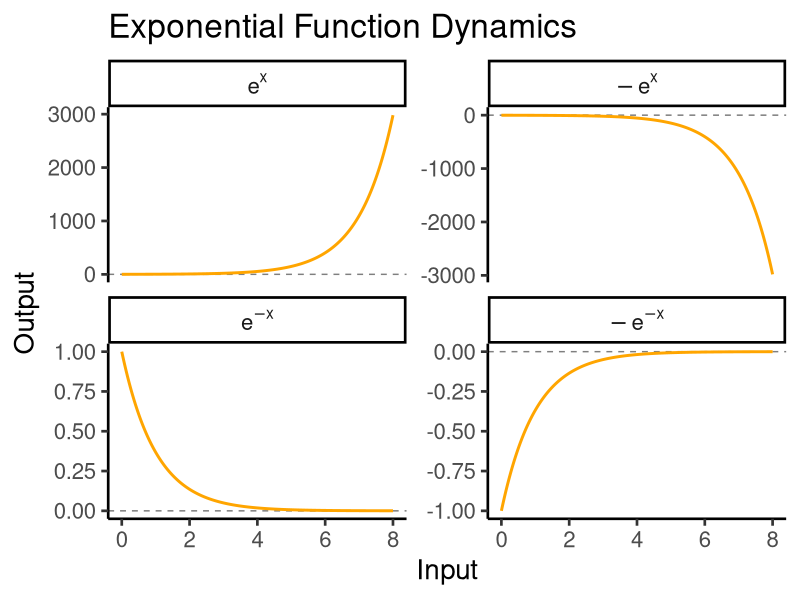
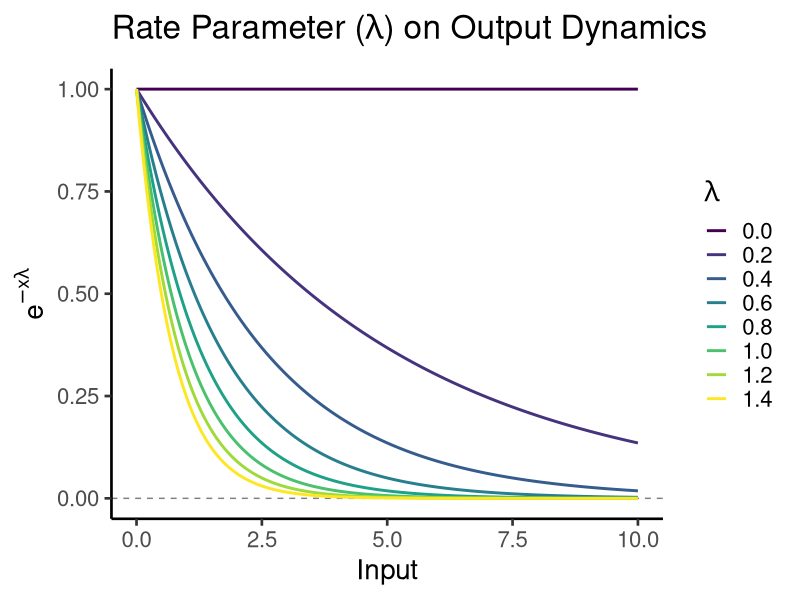
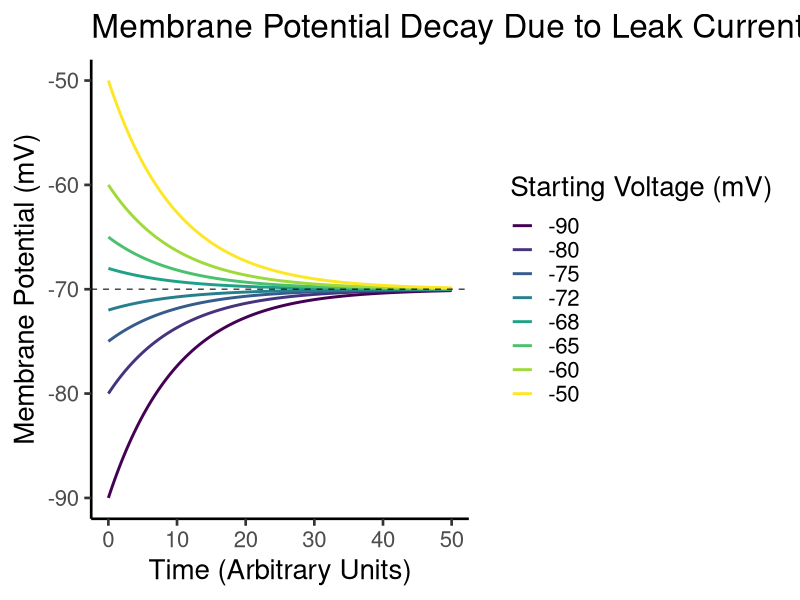
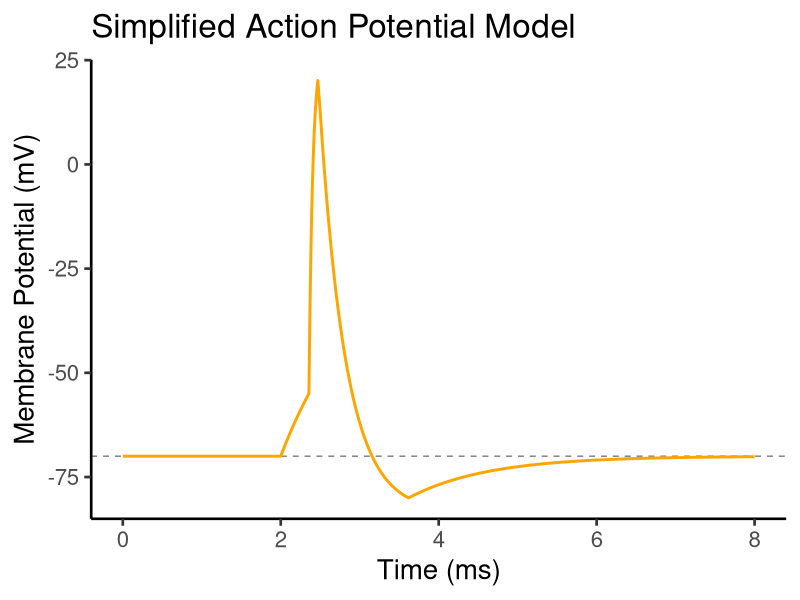
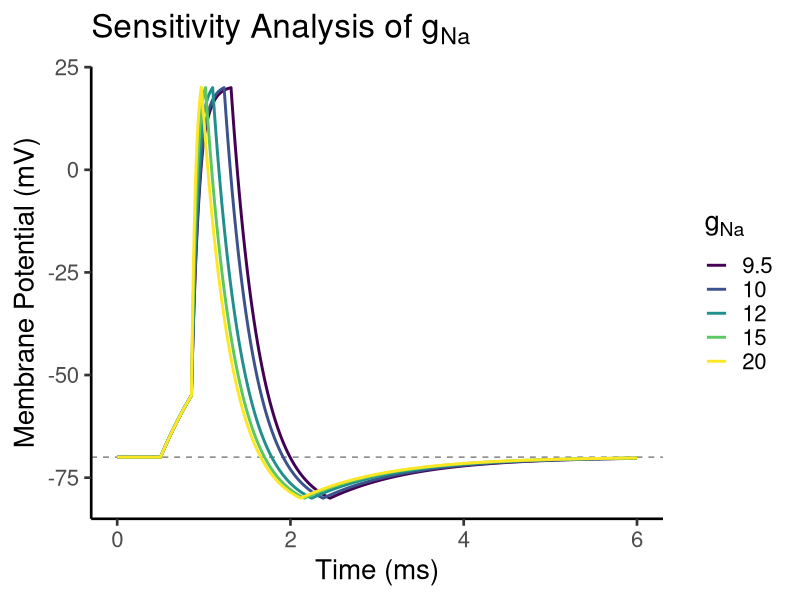
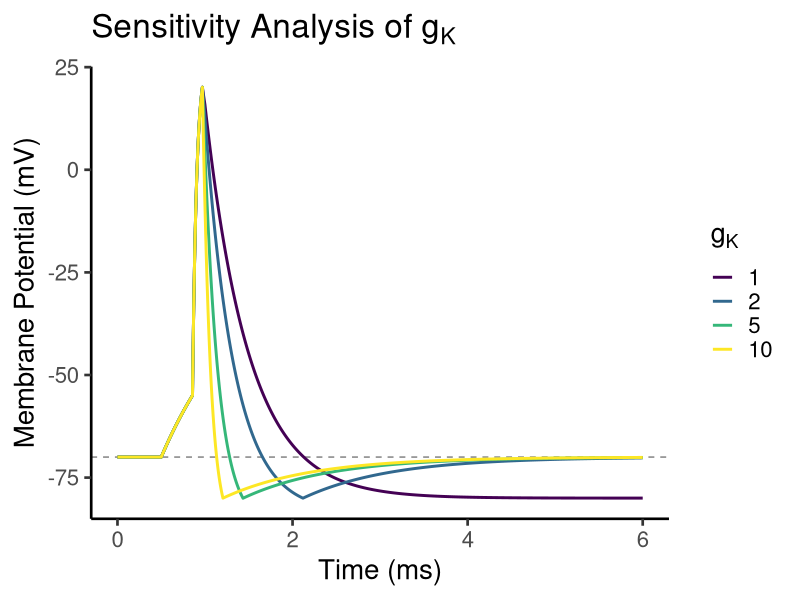

Here is the R script that generated these plots, in order:
## ---- chunk 1
#| include: false
library(ggplot2)
library(data.table)

theme_set(new = theme_classic(base_size = 20))
## ---- chunk 2
#| code-fold: true
#| fig-cap: "**Exponential Function and Common Variations**. Here we see how changing a small detail in the original function (in this case a negative sign) can yield dramatically different behavior."

input <- seq(0, 8, by = 0.01)

df <- data.table(input = input,
           `e^x` = exp(input),
           `-e^x` = -exp(input),
           `e^{-x}` = exp(-input),
           `-e^{-x}` = -exp(-input))

df <- melt(df, id.vars = "input")

ggplot(df, aes(input, value)) +
  facet_wrap(~ variable, labeller = "label_parsed", scales = "free_y") +
  geom_hline(yintercept = 0, linewidth = 1/2, 
             linetype = 2, col = "gray50") +
  geom_line(linewidth = 1, 
                col = "orange") +
  labs(x = "Input", y = "Output",
       title = "Exponential Function Dynamics")
## ---- chunk 3
#| code-fold: true
#| fig-cap: "**Effect of Rate Parameter on Function Dynamics**. Here we see that by altering the rate parameter $\\lambda$ we can toy around with \"how fast\" our exponential function is returning to baseline."

input <- seq(0, 10, by = 0.01)

df <- lapply(X = seq(0, 1.4, by = 0.2), function(x) {
  data.table(Input = input, 
             lambda = format(x, digits = 1, nsmall = 1),
             Output = exp(-input * x))
}) |> rbindlist()

ggplot(df, aes(Input, Output, color = ordered(lambda))) +
  geom_hline(yintercept = 0, linewidth = 1/2, 
             linetype = 2, col = "gray50") +
  geom_line(linewidth = 1) +
  labs(color = expression(lambda),
       y = expression(e^{-x*lambda}),
       title = expression("Rate Parameter ("*lambda*") on Output Dynamics"))
## ---- chunk 4
#| code-fold: true
#| fig-cap: "**Membrane Potential and Leak Current**. Here we can see that the membrane tends to return to its resting potential. This behavior is accomplished by the tweaks we made earlier to our exponential function."

# Parameters
time <- seq(0, 50, 0.1) # Time vector

# Function to calculate membrane potential over time
membrane_potential <- function(time, V0, g_L, E_L) {
  V <- (V0 - E_L) * exp(-g_L * time) + E_L
  return(V)
}

# Starting membrane potentials
df <- lapply(c(-50,-60,-65,-68,-72,-75,-80,-90), function(x) {
           data.table(v = membrane_potential(time, V0 = x, g_L = 0.1, E_L = -70),
                      start_v = x,
                      time = time)
         }) |> 
  rbindlist()

# Create the plot using ggplot2
ggplot(df, aes(x = time, y = v, color = ordered(start_v))) +
  geom_line(linewidth = 1) +
  geom_hline(yintercept = -70, linetype = "dashed", color = "black", alpha = 0.7) + # Add E_L line
  labs(
    x = "Time (Arbitrary Units)",
    y = "Membrane Potential (mV)",
    title = "Membrane Potential Decay Due to Leak Current",
    color = "Starting Voltage (mV)"
  )
## ---- chunk 5
# Parameters
params <- list(
  g_L = 1, E_L = -70,   ## Leak Channels
  g_Na = 20, E_Na = 30, ## Sodium Channels
  g_K = 2, E_K = -90,   ## Potassium Channels
  dt = 0.001
)
## ---- chunk 6
update_m <- function(V_prev) {
  ifelse(V_prev > -55, 1, 0)
}
## ---- chunk 7
update_h <- function(m_current, V_prev, h_prev) {
  ifelse(
    test = m_current == 1 & V_prev >= 20, 
    yes = 0, 
    no = ifelse(
      test = m_current == 0 & V_prev <= -70, 
      yes = 1, 
      no = h_prev
    )
  )
}
## ---- chunk 8
update_n <- function(V_prev, n_prev) {
  ifelse(
    test = V_prev >= 20, 
    yes = 1, 
    no = ifelse(
      test = V_prev <= -80 & n_prev == 1, 
      yes = 0, 
      no = n_prev
    )
  )
}
## ---- chunk 9
calculate_currents <- 
  function(V_prev, m, h, n, params) {
    
  l_current <- -params$g_L * (V_prev - params$E_L)
  na_current <- -params$g_Na * m * h * (V_prev - params$E_Na)
  k_current <- -params$g_K * n * (V_prev - params$E_K)
  
  output <- list(l_current = l_current, 
                 na_current = na_current, 
                 k_current = k_current)
  
  return(output)
}
## ---- chunk 10
simulate_ap <- function(params, time, stimulus_current) {
  n <- length(time)
  V <- rep(params$E_L, n) # Initialize Membrane potential
  m <- numeric(n) # Initialize Sodium Activation
  h <- rep(1, n) # Initialize Sodium Inactivation
  n_inf <- numeric(n) # Initialize Potassium Activation
  l_current <- numeric(n) # Initialize Leak Current
  na_current <- numeric(n) # Initialize Sodium Current
  k_current <- numeric(n) # Initialize Potassium Current
  
  for (i in 2:n) {
    ## Updates the state of each channel's gates
    m[i] <- update_m(V[i - 1])
    h[i] <- update_h(m[i], V[i - 1], h[i - 1])
    n_inf[i] <- update_n(V[i - 1], n_inf[i - 1])
    
    ## Compute the current 
    currents <- calculate_currents(
      V_prev = V[i - 1], 
      m = m[i], 
      h = h[i], 
      n = n_inf[i], 
      params = params
    )
    
    l_current[i] <- currents$l_current
    na_current[i] <- currents$na_current
    k_current[i] <- currents$k_current
    
    ## Sum each current contribution to the overall voltage change
    dVdt <- 
      l_current[i] + 
      na_current[i] + 
      k_current[i] + 
      stimulus_current[i]
    
    ## Update the Voltage based on current net flow
    V[i] <- 
      V[i - 1] + dVdt * params$dt
  }
  
  output <- data.table(Time = time, Voltage = V)
  return(output)
}
## ---- chunk 11
#| code-fold: true
#| fig-cap: "**Simplified Action Potential Model**. Here we can see that after taking into account each contribution to the overall voltage dynamics over time (based on net current flow), we can see something more alike to a real action potential curve."

# Simulation time
time <- seq(0, 8, by = params$dt)

# Stimulus
stimulus_current <- numeric(length(time))
stimulus_current[time > 2 & time < 2.5] <- 50

# Run the simulation
df <- simulate_ap(params, time, stimulus_current)

# Plotting
ggplot(df, aes(Time, Voltage)) +
  geom_hline(yintercept = -70, linewidth = 1/2, linetype = 2, col = "gray50") +
  geom_line(linewidth = 1, color = "orange") +
  labs(x = "Time (ms)", y = "Membrane Potential (mV)", title = "Simplified Action Potential Model")
## ---- chunk 12
sensitivity_analysis <- 
  function(params, time, stimulus_current, param_name, values) {
  
    results <- vector(mode = "list")
    
    for (value in values) {
      # Modify the parameter value
      modified_params <- params
      modified_params[[param_name]] <- value 
      
      # Run the simulation
      df <- simulate_ap(modified_params, time, stimulus_current) 
      
      # Add a column to track the parameter value
      df$ParameterValue <- value
      
      # Store the results
      results[[as.character(value)]] <- df
    }
    
    output <- rbindlist(results)
    return(output) # Combine all data.tables into one
}
## ---- chunk 13
plot_sensitivity <- function(results, param_name) {
  ggplot(results, aes(Time, Voltage, color = factor(ParameterValue))) +
    geom_hline(yintercept = -70, linewidth = 1/2, linetype = 2, col = "gray50") +
    geom_line(linewidth = 1) +
    labs(x = "Time (ms)", y = "Membrane Potential (mV)", 
         title = scales::label_parse()(paste("Sensitivity~Analysis~of~", param_name))) +
    scale_color_ordinal(name = scales::label_parse()(param_name))
}
## ---- chunk 14
# Simulation time and stimulus
time <- seq(0, 6, by = params$dt)
stimulus_current <- numeric(length = length(time))
stimulus_current[time > 0.5 & time < 1.0] <- 50
## ---- chunk 15
#| code-fold: true
#| fig-cap: "**Effect of Sodium Conductance in Potential Dynamics**. Here we can see the overall effect of changing the sodium conductance on membrane potential dynamics."

# Run sensitivity analysis for g_Na
gna_values <- c(9.5, 10, 12, 15, 20)

gna_results <- sensitivity_analysis(params, time, stimulus_current, "g_Na", gna_values)

plot_sensitivity(gna_results, "g[Na]")
## ---- chunk 16
#| code-fold: true
#| fig-cap: "**Effect of Potassium Conductance in Potential Dynamics**. Here we can see the overall effect of changing the potassium conductance on membrane potential dynamics."

# Run sensitivity analysis for g_K
gk_values <- c(1, 2, 5, 10)

gk_results <- sensitivity_analysis(params, time, stimulus_current, "g_K", gk_values)

plot_sensitivity(gk_results, "g[K]")
